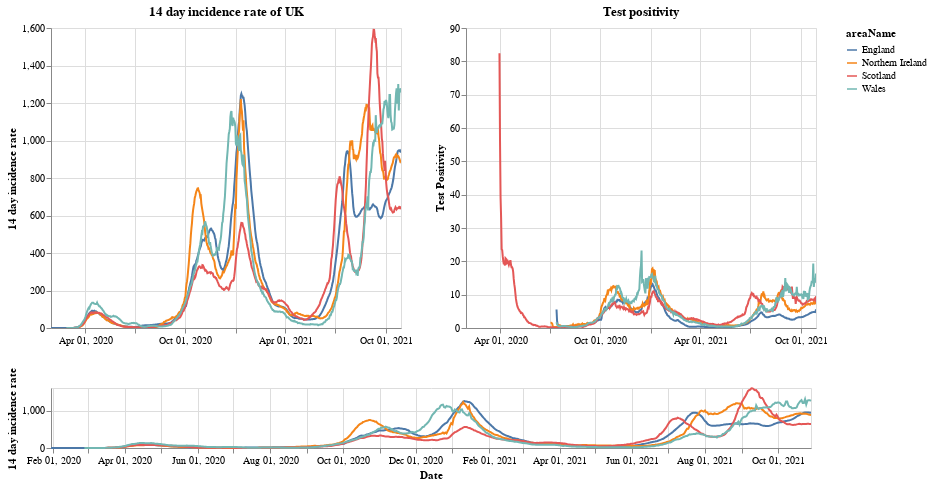

The notebook cell saved with this chart:
### Markdown cell above
# Plots

First a plot with each country in the UK. The top right shows the positivity rate for (which is the percentage of registered tests which were positive) while the top left is the 14 day incidence rate. The bottom chart can be used to select the timeframe (does not work on a mobile device).

### Code cell
#collapse
brush = alt.selection(type='interval', name='DateBrush',encodings=['x'],fields=['Time'])
leg_selection = alt.selection_multi(fields=['areaName'], bind='legend')

base = alt.Chart(uk_cases).mark_line().encode(
    x=alt.X("yearmonthdate(date):T", axis=alt.Axis(title='Date')),
    y=alt.Y("twoWeeklyCasesRate:Q", axis=alt.Axis(title='14 day incidence rate')),
    tooltip=['areaName', 'date','twoWeeklyCasesRate', 'testPositivity'],
    color='areaName',
    opacity=alt.condition(leg_selection, alt.value(2), alt.value(0.1))
).add_selection(leg_selection).properties(width=350)

upper = base.encode(alt.X('yearmonthdate(date):T', axis=alt.Axis(title=''),
                         scale=alt.Scale(domain=brush))
                   ).properties(title=f'14 day incidence rate of UK')
upper_right = upper.encode(alt.Y('testPositivity:Q', axis=alt.Axis(title='Test Positivity'))).properties(title='Test positivity')
lower = base.properties(height=60, width = 760).add_selection(brush)

(upper | upper_right) & lower

### Figure 1 — Vega-Lite specification as saved in the notebook (floating-point values rounded to 4 significant figures; data arrays with more than 128 entries replaced by an {"elided": "..."} marker saying what was removed)
{"config": {"view": {"continuousWidth": 400, "continuousHeight": 300}}, "vconcat": [{"hconcat": [{"mark": "line", "encoding": {"color": {"type": "nominal", "field": "areaName"}, "opacity": {"condition": {"value": 2, "selection": "selector001"}, "value": 0.1}, "tooltip": [{"type": "nominal", "field": "areaName"}, {"type": "temporal", "field": "date"}, {"type": "quantitative", "field": "twoWeeklyCasesRate"}, {"type": "quantitative", "field": "testPositivity"}], "x": {"type": "temporal", "axis": {"title": ""}, "field": "date", "scale": {"domain": {"selection": "DateBrush"}}, "timeUnit": "yearmonthdate"}, "y": {"type": "quantitative", "axis": {"title": "14 day incidence rate"}, "field": "twoWeeklyCasesRate"}}, "selection": {"selector001": {"type": "multi", "fields": ["areaName"], "bind": "legend"}}, "title": "14 day incidence rate of UK", "width": 350}, {"mark": "line", "encoding": {"color": {"type": "nominal", "field": "areaName"}, "opacity": {"condition": {"value": 2, "selection": "selector001"}, "value": 0.1}, "tooltip": [{"type": "nominal", "field": "areaName"}, {"type": "temporal", "field": "date"}, {"type": "quantitative", "field": "twoWeeklyCasesRate"}, {"type": "quantitative", "field": "testPositivity"}], "x": {"type": "temporal", "axis": {"title": ""}, "field": "date", "scale": {"domain": {"selection": "DateBrush"}}, "timeUnit": "yearmonthdate"}, "y": {"type": "quantitative", "axis": {"title": "Test Positivity"}, "field": "testPositivity"}}, "selection": {"selector001": {"type": "multi", "fields": ["areaName"], "bind": "legend"}}, "title": "Test positivity", "width": 350}]}, {"mark": "line", "encoding": {"color": {"type": "nominal", "field": "areaName"}, "opacity": {"condition": {"value": 2, "selection": "selector001"}, "value": 0.1}, "tooltip": [{"type": "nominal", "field": "areaName"}, {"type": "temporal", "field": "date"}, {"type": "quantitative", "field": "twoWeeklyCasesRate"}, {"type": "quantitative", "field": "testPositivity"}], "x": {"type": "temporal", "axis": {"title": "Date"}, "field": "date", "timeUnit": "yearmonthdate"}, "y": {"type": "quantitative", "axis": {"title": "14 day incidence rate"}, "field": "twoWeeklyCasesRate"}}, "height": 60, "selection": {"selector001": {"type": "multi", "fields": ["areaName"], "bind": "legend"}, "DateBrush": {"type": "interval", "encodings": ["x"], "fields": ["Time"]}}, "width": 760}], "data": {"name": "data-d72aed3100f282a2a5c3984dcb0c0b13"}, "$schema": "https://vega.github.io/schema/vega-lite/v4.8.1.json", "datasets": {"data-d72aed3100f282a2a5c3984dcb0c0b13": {"elided": "2464 records"}}}
